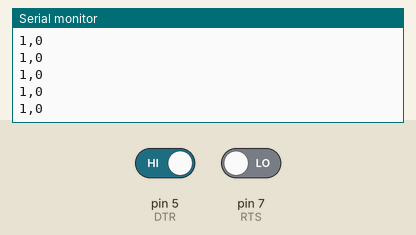
Bench run of a program on a simulated Arduino Uno, built with avr-gcc and run on an emulated ATmega328P. On the bench: the last lines printed to the serial monitor. The test bench sets the inputs (shaded band); at power-on: pin 5 (DTR) HIGH, pin 7 (RTS) LOW.

Above: at 1.2 s.
1.3 s: pin 5 (DTR) driven LOW
At 2.1 s:
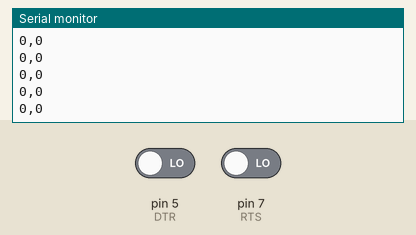
2.8 s: pin 7 (RTS) driven HIGH
At 3.5 s:
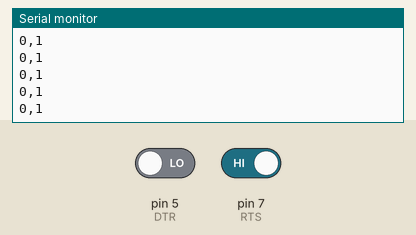
4.3 s: pin 5 (DTR) driven HIGH
At 5.0 s:
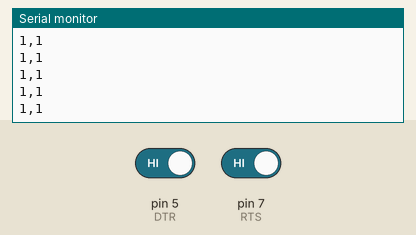

The program:

main.cpp
```cpp
#include <Arduino.h>

#define DTR 5
#define RTS 7

#define PLOTTER

int olddtr = 0;
int oldrts = 0;

long ciclo = 0;
void setup()
{
    Serial.begin(9600);

    // put your setup code here, to run once:
    pinMode(DTR, INPUT);
    pinMode(RTS, INPUT);

    olddtr = digitalRead(DTR);
    oldrts = digitalRead(RTS);

    Serial.print(ciclo);
    Serial.print("\t\tDTR: ");
    Serial.print(olddtr);
    Serial.print("\t\t");
    Serial.println(micros());

    Serial.print(ciclo);
    Serial.print("\t\tRTS: ");
    Serial.print(oldrts);
    Serial.print("\t\t");
    Serial.println(micros());
}

void loop()
{
    // put your main code here, to run repeatedly:
    int dtr = digitalRead(DTR);
    int rts = digitalRead(RTS);

    #ifdef PLOTTER

        Serial.print(dtr);
        Serial.print(",");
        Serial.println(rts);

    #else

    if (olddtr != dtr)
    {
        Serial.print(ciclo);
        Serial.print("\t\tDTR: ");
        Serial.print(dtr);
        Serial.print("\t\t");
        Serial.println(micros());
        olddtr = dtr;
    }

    if (oldrts != rts)
    {
        Serial.print(ciclo);
        Serial.print("\t\tRTS: ");
        Serial.print(rts);
        Serial.print("\t\t");
        Serial.println(micros());
        oldrts = rts;
    }

    #endif

    ciclo++;
}
```

Measured:
- after the input at 1.3 s, the serial monitor: prints a new line after 0.07 s (image 1)
- after the input at 2.8 s, the serial monitor: prints a new line after 0.07 s (image 2)
- after the input at 4.3 s, the serial monitor: prints a new line after 0.07 s (image 3)
